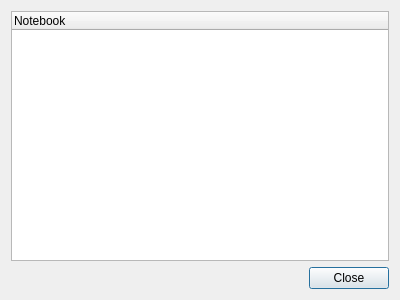
<?xml version="1.0" encoding="UTF-8"?>
<ui version="4.0">
 <class>Note_EditNotebook</class>
 <widget class="QDialog" name="Note_EditNotebook">
  <property name="geometry">
   <rect>
    <x>0</x>
    <y>0</y>
    <width>400</width>
    <height>300</height>
   </rect>
  </property>
  <property name="windowTitle">
   <string>Dialog</string>
  </property>
  <layout class="QVBoxLayout" name="verticalLayout">
   <item>
    <widget class="QTreeWidget" name="notebookTree">
     <column>
      <property name="text">
       <string>Notebook</string>
      </property>
     </column>
    </widget>
   </item>
   <item>
    <widget class="QDialogButtonBox" name="buttonBox">
     <property name="orientation">
      <enum>Qt::Horizontal</enum>
     </property>
     <property name="standardButtons">
      <set>QDialogButtonBox::Close</set>
     </property>
     <property name="centerButtons">
      <bool>false</bool>
     </property>
    </widget>
   </item>
  </layout>
 </widget>
 <resources/>
 <connections>
  <connection>
   <sender>buttonBox</sender>
   <signal>accepted()</signal>
   <receiver>Note_EditNotebook</receiver>
   <slot>accept()</slot>
   <hints>
    <hint type="sourcelabel">
     <x>248</x>
     <y>254</y>
    </hint>
    <hint type="destinationlabel">
     <x>157</x>
     <y>274</y>
    </hint>
   </hints>
  </connection>
  <connection>
   <sender>buttonBox</sender>
   <signal>rejected()</signal>
   <receiver>Note_EditNotebook</receiver>
   <slot>reject()</slot>
   <hints>
    <hint type="sourcelabel">
     <x>316</x>
     <y>260</y>
    </hint>
    <hint type="destinationlabel">
     <x>286</x>
     <y>274</y>
    </hint>
   </hints>
  </connection>
 </connections>
</ui>
